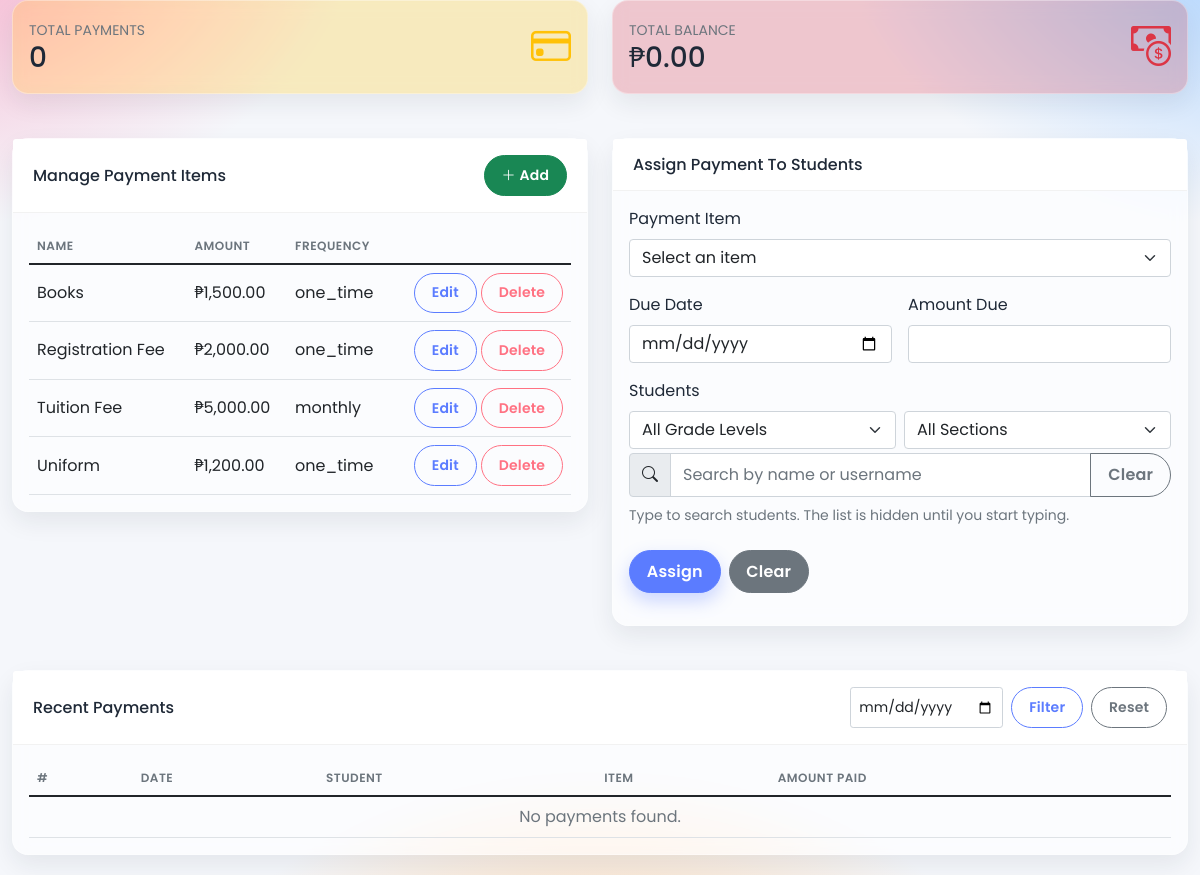
Page /registrar/payments.php?embed=1 (signed in) on the committed database.
### tables this page shows
CREATE TABLE IF NOT EXISTS payment_categories (
    id INT AUTO_INCREMENT PRIMARY KEY,
    name VARCHAR(100) NOT NULL,
    description TEXT,
    amount DECIMAL(10,2) NOT NULL,
    is_recurring BOOLEAN DEFAULT FALSE,
    frequency ENUM('one_time', 'monthly', 'quarterly', 'yearly') DEFAULT 'one_time'
);

### registrar/payments.php (the view, shortened to what this page needs)
<?php
require_once '../php/db_connect.php';
$__EMBED = isset($_GET['embed']) && $_GET['embed'] === '1';
$payments = [];
$total_payments = 0;
$total_balance = 0.0;
$categories = [];
$filterDate = isset($_GET['date']) ? trim($_GET['date']) : '';
$result = $conn->query("SELECT COUNT(*) AS c FROM payments");
if ($result) {
    $row = $result->fetch_assoc();
    $total_payments = (int)($row['c'] ?? 0);
}
$result = $conn->query(
    "SELECT SUM(GREATEST(ps.amount_due - COALESCE(p.total_paid,0), 0)) AS balance
     FROM payment_schedule ps
     LEFT JOIN (
        SELECT student_id, payment_category_id, SUM(amount_paid) AS total_paid
        FROM payments
        GROUP BY student_id, payment_category_id
     ) p ON p.student_id = ps.student_id AND p.payment_category_id = ps.payment_category_id
     WHERE ps.status != 'paid'"
);
if ($result) {
    $row = $result->fetch_assoc();
    $total_balance = (float)($row['balance'] ?? 0);
}
$resCat = $conn->query("SELECT id, name, description, amount, is_recurring, frequency FROM payment_categories ORDER BY name");
if ($resCat) {
    while ($row = $resCat->fetch_assoc()) { $categories[] = $row; }
}
?>
<!DOCTYPE html>
<html lang="en">
<head>
    <link href="https://cdn.jsdelivr.net/npm/bootstrap@5.1.3/dist/css/bootstrap.min.css" rel="stylesheet">
    <link href="https://cdn.jsdelivr.net/npm/bootstrap-icons@1.8.0/font/bootstrap-icons.css" rel="stylesheet">
    <link href="/MARC/system_admin/assets/css/style.css" rel="stylesheet">
</head>
<body class="topnav <?php echo $__EMBED ? 'embed' : ''; ?>">
    <div class="wrapper">
        <div id="content">
            <div class="container-fluid">
                <div class="row g-4 mb-4">
                    <div class="col-md-6">
                        <div class="card bg-warning bg-opacity-25">
                            <div class="card-body d-flex justify-content-between align-items-center">
                                <div>
                                    <div class="text-uppercase small text-muted">Total Payments</div>
                                    <div class="h3 mb-0"><?php echo $total_payments; ?></div>
                                </div>
                                <i class="bi bi-credit-card fs-1 text-warning"></i>
                            </div>
                        </div>
                    </div>
                    <div class="col-md-6">
                        <div class="card bg-danger bg-opacity-25">
                            <div class="card-body d-flex justify-content-between align-items-center">
                                <div>
                                    <div class="text-uppercase small text-muted">Total Balance</div>
                                    <div class="h3 mb-0">₱<?php echo number_format($total_balance, 2); ?></div>
                                </div>
                                <i class="bi bi-cash-coin fs-1 text-danger"></i>
                            </div>
                        </div>
                    </div>
                </div>
                <div class="row g-4 mb-4">
                    <div class="col-lg-6">
                        <div class="card">
                            <div class="card-header bg-white d-flex justify-content-between align-items-center">
                                <h6 class="mb-0">Manage Payment Items</h6>
                                <button class="btn btn-sm btn-success" data-bs-toggle="modal" data-bs-target="#modalAddCategory"><i class="bi bi-plus-lg me-1"></i>Add</button>
                            </div>
                            <div class="card-body">
                                <div class="table-responsive">
                                    <table class="table table-hover align-middle">
                                        <thead>
                                            <tr>
                                                <th>Name</th>
                                                <th>Amount</th>
                                                <th>Frequency</th>
                                                <th></th>
                                            </tr>
                                        </thead>
                                        <tbody>
                                            <?php if (count($categories) === 0): ?>
                                                <tr><td colspan="4" class="text-center text-muted">No items.</td></tr>
                                            <?php else: ?>
                                                <?php foreach ($categories as $cat): ?>
                                                    <tr>
                                                        <td><?php echo htmlspecialchars($cat['name']); ?></td>
                                                        <td>₱<?php echo number_format((float)$cat['amount'], 2); ?></td>
                                                        <td><?php echo htmlspecialchars($cat['frequency']); ?></td>
                                                        <td class="text-end">
                                                            <button class="btn btn-sm btn-outline-primary" onclick='openEditCategory(<?php echo json_encode($cat, JSON_HEX_TAG|JSON_HEX_APOS|JSON_HEX_QUOT|JSON_HEX_AMP); ?>)'>Edit</button>
                                                            <button class="btn btn-sm btn-outline-danger" onclick="deleteCategory(<?php echo (int)$cat['id']; ?>)">Delete</button>
                                                        </td>
                                                    </tr>
                                                <?php endforeach; ?>
                                            <?php endif; ?>
                                        </tbody>
                                    </table>
                                </div>
                            </div>
                        </div>
                    </div>
                    <div class="col-lg-6">
                        <div class="card">
                            <div class="card-header bg-white">
                                <h6 class="mb-0">Assign Payment To Students</h6>
                            </div>
                            <div class="card-body">
                                <form id="assignForm">
                                    <div class="row g-3">
                                        <div class="col-12">
                                            <label class="form-label">Payment Item</label>
                                            <select class="form-select" name="payment_category_id" required>
                                                <option value="">Select an item</option>
                                            </select>
                                        </div>
                                        <div class="col-md-6">
                                            <label class="form-label">Due Date</label>
                                            <input type="date" name="due_date" class="form-control" required>
                                        </div>
                                        <div class="col-md-6">
                                            <label class="form-label">Amount Due</label>
                                            <input type="number" name="amount_due" class="form-control" step="0.01" min="0" required>
                                        </div>
                                        <div class="col-12">
                                            <label class="form-label">Students</label>
                                            <div class="row g-2 mb-1">
                                                <div class="col-sm-6">
                                                    <select id="filterGrade" class="form-select">
                                                        <option value="">All Grade Levels</option>
                                                    </select>
                                                </div>
                                                <div class="col-sm-6">
                                                    <select id="filterSection" class="form-select">
                                                        <option value="">All Sections</option>
                                                    </select>
                                                </div>
                                            </div>
                                            <div class="input-group mb-2">
                                                <span class="input-group-text"><i class="bi bi-search"></i></span>
                                                <input type="search" id="studentSearch" class="form-control" placeholder="Search by name or username">
                                                <button class="btn btn-outline-secondary" type="button" id="clearStudentSearch">Clear</button>
                                            </div>
                                            <small class="text-muted d-block mb-2" id="studentHint">Type to search students. The list is hidden until you start typing.</small>
                                        </div>
                                    </div>
                                    <div class="mt-3 d-flex gap-2">
                                        <button type="submit" class="btn btn-primary">Assign</button>
                                        <button type="reset" class="btn btn-secondary">Clear</button>
                                    </div>
                                </form>
                            </div>
                        </div>
                    </div>
                </div>
                <div class="card" id="history">
                    <div class="card-header bg-white d-flex justify-content-between align-items-center">
                        <h6 class="mb-0">Recent Payments</h6>
                        <form class="d-flex gap-2" method="get" action="payments.php">
                            <input type="date" name="date" class="form-control form-control-sm" value="<?php echo htmlspecialchars($filterDate); ?>">
                            <button class="btn btn-sm btn-outline-primary" type="submit">Filter</button>
                            <a class="btn btn-sm btn-outline-secondary" href="payments.php">Reset</a>
                        </form>
                    </div>
                    <div class="card-body">
                        <div class="table-responsive">
                            <table class="table table-hover align-middle">
                                <thead>
                                    <tr>
                                        <th scope="col">#</th>
                                        <th scope="col">Date</th>
                                        <th scope="col">Student</th>
                                        <th scope="col">Item</th>
                                        <th scope="col">Amount Paid</th>
                                    </tr>
                                </thead>
                                <tbody>
                                    <?php if (count($payments) === 0): ?>
                                        <tr>
                                            <td colspan="5" class="text-center text-muted">No payments found.</td>
                                        </tr>
                                    <?php endif; ?>
                                </tbody>
                            </table>
                        </div>
                    </div>
                </div>
            </div>
        </div>
    </div>
</body>
</html>

### system_admin/assets/css/style.css (style rules this page uses)
:root { --primary-color: #5b7cff; --secondary-color: #6c757d; --success-color: #37b26c; --info-color: #6ec3ff; --warning-color: #ffc76b; --danger-color: #ff7182; --light-color: #f8f9fa; --dark-color: #212529; --sidebar-width: 250px; --sidebar-collapsed-width: 70px; --top-navbar-height: 64px; --gradient-start: #f7a8c7; --gradient-mid: #ffd1a1; --gradient-end: #9ecbff; --surface: rgba(255,255,255,.6); --surface-border: rgba(255,255,255,.35); --text-color: #1f2937; }
body { font-family: 'Poppins', 'Segoe UI', Tahoma, Geneva, Verdana, sans-serif; color: var(--text-color); background: radial-gradient(1200px 800px at -10% -10%, var(--gradient-start) 0%, transparent 40%), radial-gradient(1200px 800px at 110% -10%, var(--gradient-end) 0%, transparent 40%), radial-gradient(1200px 800px at 50% 120%, var(--gradient-mid) 0%, transparent 35%), #f5f7fb; background-attachment: fixed; overflow-x: hidden; }
.wrapper { display: flex; width: 100%; align-items: stretch; }
#content { width: 100%; min-height: 100vh; margin-left: var(--sidebar-width); transition: all 0.3s; }
.card { border: none; border-radius: 16px; background: var(--surface); backdrop-filter: saturate(160%) blur(8px); -webkit-backdrop-filter: saturate(160%) blur(8px); border: 1px solid var(--surface-border); box-shadow: 0 10px 25px rgba(31, 41, 55, 0.08); margin-bottom: 20px; transition: transform 0.2s, box-shadow 0.2s; }
.card-header { background-color: #fff; border-bottom: 1px solid rgba(0, 0, 0, 0.05); font-weight: 600; padding: 1rem 1.25rem; }
.btn { padding: 0.55rem 1.05rem; border-radius: 9999px; font-weight: 600; letter-spacing: .2px; transition: all 0.2s ease-in-out; }
.btn-primary { background-color: var(--primary-color); border-color: var(--primary-color); box-shadow: 0 8px 18px rgba(91,124,255,.3); }
.btn-outline-primary { color: var(--primary-color); border-color: var(--primary-color); }
.btn-outline-secondary { color: var(--secondary-color); border-color: var(--secondary-color); }
.btn-outline-danger { color: var(--danger-color); border-color: var(--danger-color); }
body.topnav #content { margin-left: 0; }
.table { margin-bottom: 0; }
.table thead th { border-top: none; font-weight: 600; text-transform: uppercase; font-size: 0.75rem; letter-spacing: 0.5px; color: #6c757d; border-bottom: 1px solid #dee2e6; }

### registrar/payments.php (style rules this page uses)
body.embed .wrapper { padding-left: 0 !important; }

### rows in the picture
payment_categories: name "Books", amount "1,500.00", frequency "one_time"
payment_categories: name "Registration Fee", amount "2,000.00", frequency "one_time"
payment_categories: name "Tuition Fee", amount "5,000.00", frequency "monthly"
payment_categories: name "Uniform", amount "1,200.00", frequency "one_time"

### other values in the picture
$total_payments "0"
$total_balance "0.00"
